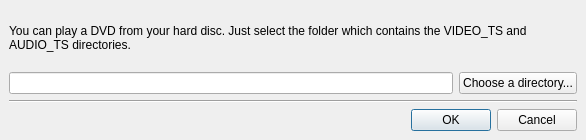
<?xml version="1.0" encoding="UTF-8"?>
<ui version="4.0">
 <class>Gui::TInputDVDDirectory</class>
 <widget class="QDialog" name="Gui::TInputDVDDirectory">
  <property name="geometry">
   <rect>
    <x>0</x>
    <y>0</y>
    <width>586</width>
    <height>140</height>
   </rect>
  </property>
  <property name="windowTitle">
   <string>WZPlayer - Play a DVD from a folder</string>
  </property>
  <property name="modal">
   <bool>true</bool>
  </property>
  <layout class="QVBoxLayout">
   <property name="spacing">
    <number>6</number>
   </property>
   <property name="margin">
    <number>9</number>
   </property>
   <item>
    <widget class="QLabel" name="intro_text">
     <property name="sizePolicy">
      <sizepolicy hsizetype="Expanding" vsizetype="Preferred">
       <horstretch>0</horstretch>
       <verstretch>0</verstretch>
      </sizepolicy>
     </property>
     <property name="text">
      <string>You can play a DVD from your hard disc. Just select the folder which contains the VIDEO_TS and AUDIO_TS directories.</string>
     </property>
     <property name="alignment">
      <set>Qt::AlignVCenter</set>
     </property>
     <property name="wordWrap">
      <bool>true</bool>
     </property>
    </widget>
   </item>
   <item>
    <layout class="QHBoxLayout">
     <property name="spacing">
      <number>6</number>
     </property>
     <property name="margin">
      <number>0</number>
     </property>
     <item>
      <widget class="QLineEdit" name="dvd_directory_edit">
       <property name="sizePolicy">
        <sizepolicy hsizetype="Expanding" vsizetype="Fixed">
         <horstretch>0</horstretch>
         <verstretch>0</verstretch>
        </sizepolicy>
       </property>
      </widget>
     </item>
     <item>
      <widget class="QPushButton" name="searchButton">
       <property name="text">
        <string>Choose a directory...</string>
       </property>
      </widget>
     </item>
    </layout>
   </item>
   <item>
    <widget class="Line" name="line1">
     <property name="sizePolicy">
      <sizepolicy hsizetype="Expanding" vsizetype="Fixed">
       <horstretch>0</horstretch>
       <verstretch>0</verstretch>
      </sizepolicy>
     </property>
     <property name="frameShape">
      <enum>QFrame::HLine</enum>
     </property>
     <property name="frameShadow">
      <enum>QFrame::Sunken</enum>
     </property>
     <property name="orientation">
      <enum>Qt::Horizontal</enum>
     </property>
    </widget>
   </item>
   <item>
    <layout class="QHBoxLayout">
     <property name="spacing">
      <number>6</number>
     </property>
     <property name="margin">
      <number>0</number>
     </property>
     <item>
      <spacer>
       <property name="orientation">
        <enum>Qt::Horizontal</enum>
       </property>
       <property name="sizeHint" stdset="0">
        <size>
         <width>40</width>
         <height>20</height>
        </size>
       </property>
      </spacer>
     </item>
     <item>
      <widget class="QDialogButtonBox" name="buttonBox">
       <property name="orientation">
        <enum>Qt::Horizontal</enum>
       </property>
       <property name="standardButtons">
        <set>QDialogButtonBox::Cancel|QDialogButtonBox::Ok</set>
       </property>
      </widget>
     </item>
    </layout>
   </item>
  </layout>
 </widget>
 <layoutdefault spacing="6" margin="11"/>
 <resources/>
 <connections>
  <connection>
   <sender>buttonBox</sender>
   <signal>accepted()</signal>
   <receiver>Gui::TInputDVDDirectory</receiver>
   <slot>accept()</slot>
   <hints>
    <hint type="sourcelabel">
     <x>468</x>
     <y>185</y>
    </hint>
    <hint type="destinationlabel">
     <x>286</x>
     <y>132</y>
    </hint>
   </hints>
  </connection>
  <connection>
   <sender>buttonBox</sender>
   <signal>rejected()</signal>
   <receiver>Gui::TInputDVDDirectory</receiver>
   <slot>reject()</slot>
   <hints>
    <hint type="sourcelabel">
     <x>468</x>
     <y>185</y>
    </hint>
    <hint type="destinationlabel">
     <x>286</x>
     <y>132</y>
    </hint>
   </hints>
  </connection>
 </connections>
</ui>
